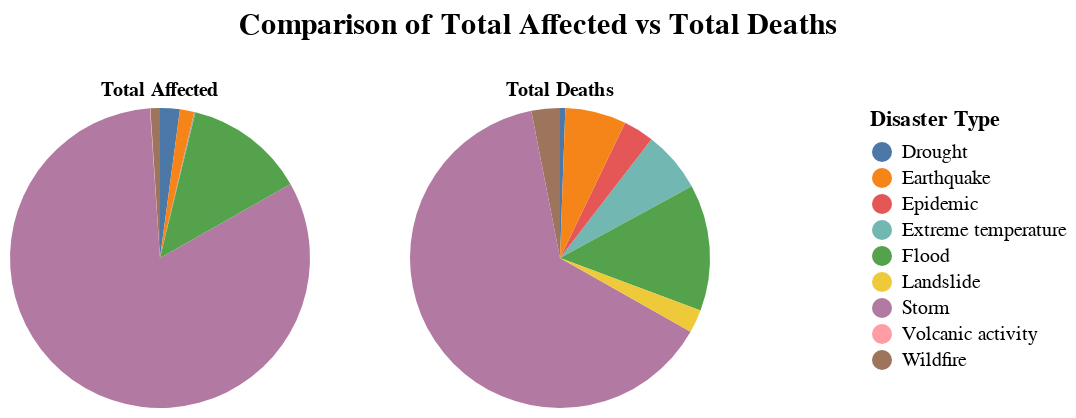

The notebook cell this image was saved under:
### Code cell
alt.hconcat(
    pie_chart1, pie_chart2, spacing = 50
).configure_legend(
    orient='none',
    legendX = 430,
    legendY = 0
).properties(
    title = alt.Title("Comparison of Total Affected vs Total Deaths", 
                      fontSize = 15, anchor = "middle", offset = 20)
)

### Figure 1 — Vega-Lite specification as saved in the notebook (floating-point values rounded to 4 significant figures)
{"config": {"view": {"continuousWidth": 300, "continuousHeight": 300}, "legend": {"legendX": 430, "legendY": 0, "orient": "none"}}, "hconcat": [{"mark": {"type": "arc"}, "encoding": {"color": {"field": "Disaster_Type", "title": "Disaster Type", "type": "nominal"}, "theta": {"field": "Total_Affected", "type": "quantitative"}, "tooltip": {"field": "Total_Affected", "type": "quantitative"}}, "height": 150, "title": {"text": "Total Affected", "fontSize": 10}, "width": 150}, {"mark": {"type": "arc"}, "encoding": {"color": {"field": "Disaster_Type", "title": "Disaster Type", "type": "nominal"}, "theta": {"field": "Total_Deaths", "type": "quantitative"}, "tooltip": {"field": "Total_Deaths", "type": "quantitative"}}, "height": 150, "title": {"text": "Total Deaths", "fontSize": 10}, "width": 150}], "data": {"name": "data-fb7857f6b8827fba89d501ea0c0c653a"}, "spacing": 50, "title": {"text": "Comparison of Total Affected vs Total Deaths", "anchor": "middle", "fontSize": 15, "offset": 20}, "$schema": "https://vega.github.io/schema/vega-lite/v5.16.3.json", "datasets": {"data-fb7857f6b8827fba89d501ea0c0c653a": [{"Disaster_Type": "Extreme temperature", "Total_Affected": 120031, "Total_Deaths": 523.0}, {"Disaster_Type": "Epidemic", "Total_Affected": 46086, "Total_Deaths": 260.0}, {"Disaster_Type": "Wildfire", "Total_Affected": 1205768, "Total_Deaths": 242.0}, {"Disaster_Type": "Storm", "Total_Affected": 96412773, "Total_Deaths": 5031.0}, {"Disaster_Type": "Drought", "Total_Affected": 2500000, "Total_Deaths": 45.0}, {"Disaster_Type": "Volcanic activity", "Total_Affected": 43800, "Total_Deaths": 0.0}, {"Disaster_Type": "Flood", "Total_Affected": 15238352, "Total_Deaths": 1075.0}, {"Disaster_Type": "Landslide", "Total_Affected": 1731, "Total_Deaths": 198.0}, {"Disaster_Type": "Earthquake", "Total_Affected": 1795864, "Total_Deaths": 519.0}]}}
